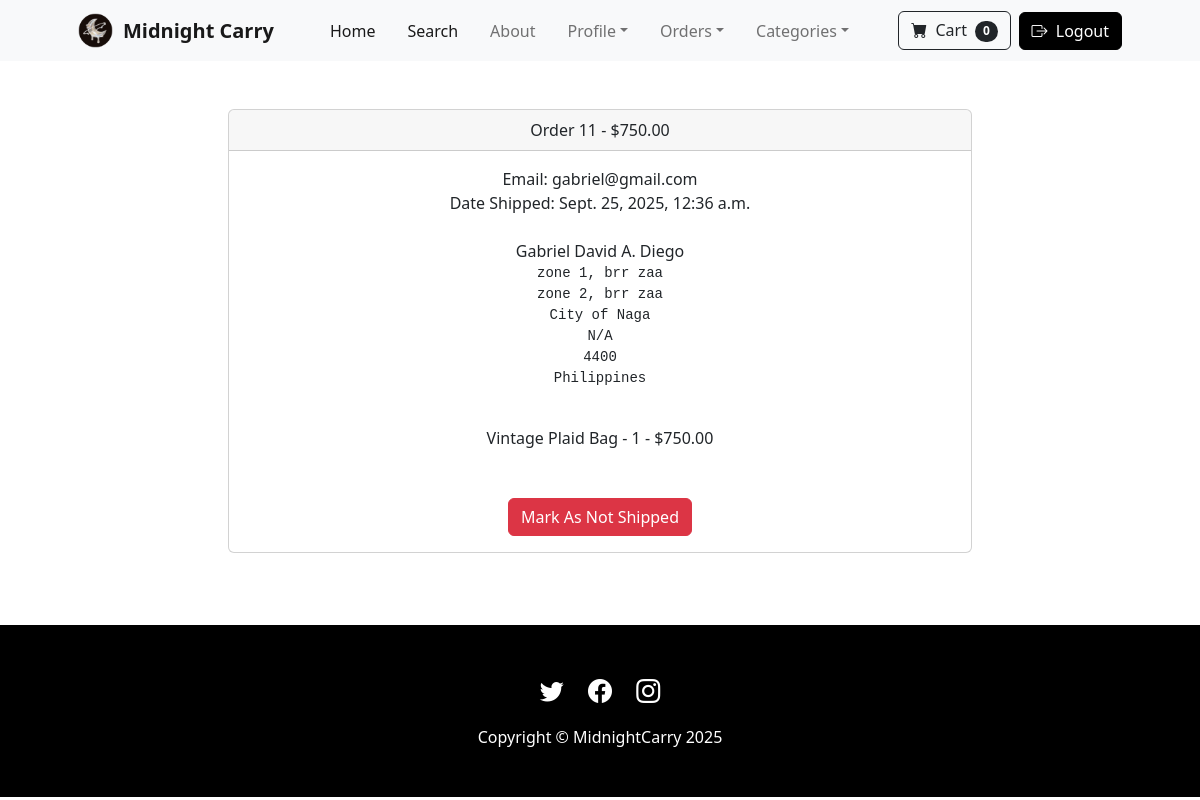
The app's page /payment/orders/11 (signed in) with its own data.
### payment/models.py (models this page shows, shortened)
class Order(models.Model):
	user = models.ForeignKey(User, on_delete=models.CASCADE, null=True, blank=True)
	full_name = models.CharField(max_length=250)
	email = models.EmailField(max_length=250)
	shipping_address = models.TextField(max_length=15000)
	amount_paid = models.DecimalField(max_digits=7, decimal_places=2)
	date_ordered = models.DateTimeField(auto_now_add=True)
	shipped = models.BooleanField(default=False)
	date_shipped = models.DateTimeField(blank=True, null=True)

class OrderItem(models.Model):
	order = models.ForeignKey(Order, on_delete=models.CASCADE, null=True)
	product = models.ForeignKey(Product, on_delete=models.CASCADE, null=True)
	user = models.ForeignKey(User, on_delete=models.CASCADE, null=True, blank=True)
	quantity = models.PositiveBigIntegerField(default=1)
	price = models.DecimalField(max_digits=7, decimal_places=2)

### store/models.py (models this page shows)
class Product(models.Model):
	name = models.CharField(max_length=100)
	price = models.DecimalField(default=0, decimal_places=2, max_digits=6)
	category = models.ForeignKey(Category, on_delete=models.CASCADE, default=1)
	description = models.CharField(max_length=250, default='', blank=True, null=True)
	image = models.ImageField(upload_to='uploads/product/')
	is_sale = models.BooleanField(default=False)
	sale_price = models.DecimalField(default=0, decimal_places=2, max_digits=6)
	def __str__(self):
		return self.name

### payment/views.py (the view, shortened to what this page needs)
# urls.py: path('orders/<int:pk>', views.orders, name='orders'),
def orders(request, pk):
    if request.user.is_authenticated and request.user.is_superuser:
        order = Order.objects.get(id=pk)
        items = OrderItem.objects.filter(order=pk)
        return render(request, 'payment/orders.html', {"order": order, "items": items})
    else:
        messages.success(request, "Access Denied")
        return redirect('home')

### cart/cart.py (called while the page is built)
	def __len__(self):
		return len(self.cart)

### cart/context_processors.py (called while the page is built)
def cart(request):
	return {'cart': Cart(request)}

### payment/templates/payment/orders.html (shortened to what this page needs)
{% extends 'base.html' %}
{% block content %}
        <div class="container">
        	<div class="row">
        		<center>
        			<div class="col-8">
        				<br/><br/>
<div class="card">
  <div class="card-header">
    Order {{ order.id}} - ${{order.amount_paid}}
  </div>
  <div class="card-body">
    Email: {{ order.email}}<br/>
    {% if order.date_shipped %}
      Date Shipped: {{ order.date_shipped}}
    {% else %}
     Date Ordered: {{ order.date_ordered}}
    {% endif %}
    <br/><br/>
    {{ order.full_name }}<br/>
    <pre>{{ order.shipping_address }}
    </pre>
    {% for item in items %}
      {{ item.product }} - {{ item.quantity }} - ${{ item.price }}<br/>
    {% endfor %}
    <br/><br/>
    {% if not order.shipped %}
    <form method="POST">
      {% csrf_token %}
      <input type="hidden" name="shipping_status" value="true">
      <button type="Submit" class="btn btn-success">Mark As Shipped</button>
    </from>
    {% else %}
    <form method="POST">
      <button type="Submit" class="btn btn-danger">Mark As Not Shipped</button>
    {% endif %}
  </div>
</div>
<br/>
<br/><br/>
        			</div>
        		</center>
        	</div>
        </div>
{% endblock %}

### records on screen
Order: id "11", amount_paid "750.00", email "gabriel@gmail.com", date_shipped "Sept. 25, 2025, 12:36 a.m.", full_name "Gabriel David A. Diego", shipping_address "zone 1, brr zaa zone 2, brr zaa City of Naga N/A 4400 Philippines"
OrderItem: product "Vintage Plaid Bag", quantity "1", price "750.00"

### other values on screen
{{ cart|length }} "0"
